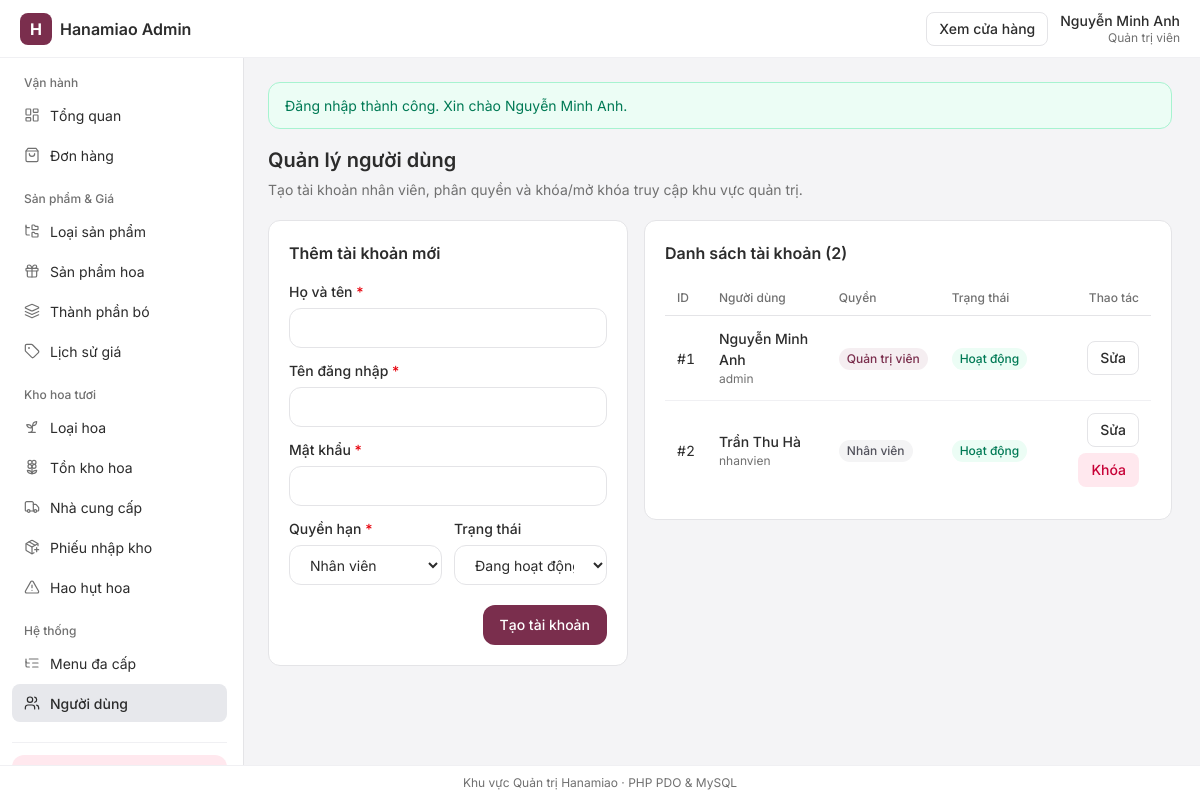
The page /admin/index.php?page=users (signed in) on the database its author committed.
### tables this page shows
CREATE TABLE IF NOT EXISTS `NguoiDung` (
    `ID_ND` INT UNSIGNED NOT NULL AUTO_INCREMENT,
    `TenND` VARCHAR(120) NOT NULL,
    `TenDangNhap` VARCHAR(60) NOT NULL,
    `MatKhau` VARCHAR(255) NOT NULL,
    `Quyen` VARCHAR(30) NOT NULL DEFAULT 'nhanvien',
    `TrangThai` TINYINT(1) NOT NULL DEFAULT 1,
    PRIMARY KEY (`ID_ND`),
    UNIQUE KEY `uq_nguoidung_tendangnhap` (`TenDangNhap`),
    KEY `idx_nguoidung_quyen` (`Quyen`, `TrangThai`)
);

### functions/helpers.php (called while the page is built, shortened)
<?php
function h(mixed $value): string
{
    return htmlspecialchars((string)($value ?? ''), ENT_QUOTES, 'UTF-8');
}

### config/auth.php (called while the page is built, shortened)
<?php
function getCurrentAdmin(): ?array
{
    return isset($_SESSION['admin_user']) && is_array($_SESSION['admin_user'])
        ? $_SESSION['admin_user']
        : null;
}

### admin/pages/users.php (the view, shortened to what this page needs)
<?php
$users = [];
$editUser = null;
if ($pdo instanceof PDO) {
    try {
        $users = $pdo->query(
            'SELECT ID_ND, TenND, TenDangNhap, Quyen, TrangThai FROM NguoiDung ORDER BY ID_ND ASC'
        )->fetchAll();
    } catch (PDOException $exception) {
        error_log('[Hanamiao Admin Users] ' . $exception->getMessage());
        $dbError = 'Không thể tải danh sách người dùng.';
    }
}
?>
<div class="admin-page-head">
    <div>
        <h1 class="admin-page-title">Quản lý người dùng</h1>
        <p class="admin-page-subtitle">Tạo tài khoản nhân viên, phân quyền và khóa/mở khóa truy cập khu vực quản trị.</p>
    </div>
</div>
<div class="admin-split-grid">
    <section class="admin-card">
        <div class="admin-card-head">
            <h2 class="admin-card-title"><?php echo $editUser ? 'Cập nhật tài khoản #' . (int)$editUser['ID_ND'] : 'Thêm tài khoản mới'; ?></h2>
        </div>
        <form action="actions/user_save.php" method="post" class="admin-form">
            <div class="admin-field">
                <label for="ten_nd" class="admin-label">Họ và tên <span class="required-mark">*</span></label>
                <input id="ten_nd" name="ten_nd" type="text" class="admin-input" maxlength="120" value="<?php echo h($editUser['TenND'] ?? ''); ?>" required>
            </div>
            <div class="admin-field">
                <label for="ten_dang_nhap" class="admin-label">Tên đăng nhập <span class="required-mark">*</span></label>
                <input id="ten_dang_nhap" name="ten_dang_nhap" type="text" class="admin-input" maxlength="60" value="<?php echo h($editUser['TenDangNhap'] ?? ''); ?>" required>
            </div>
            <div class="admin-field">
                <label for="mat_khau" class="admin-label">
                    Mật khẩu <?php echo $editUser ? '(để trống nếu giữ nguyên)' : '<span class="required-mark">*</span>'; ?>
                </label>
                <input id="mat_khau" name="mat_khau" type="password" class="admin-input" minlength="6" <?php echo $editUser ? '' : 'required'; ?>>
            </div>
            <div class="admin-form-row">
                <div class="admin-field">
                    <label for="quyen" class="admin-label">Quyền hạn <span class="required-mark">*</span></label>
                    <?php $selRole = (string)($editUser['Quyen'] ?? 'nhanvien'); ?>
                    <select id="quyen" name="quyen" class="admin-input">
                        <option value="nhanvien"<?php echo $selRole === 'nhanvien' ? ' selected' : ''; ?>>Nhân viên</option>
                    </select>
                </div>
                <div class="admin-field">
                    <label for="trang_thai" class="admin-label">Trạng thái</label>
                    <?php $selStatus = (int)($editUser['TrangThai'] ?? 1); ?>
                    <select id="trang_thai" name="trang_thai" class="admin-input">
                        <option value="1"<?php echo $selStatus === 1 ? ' selected' : ''; ?>>Đang hoạt động</option>
                    </select>
                </div>
            </div>
            <div class="admin-form-actions">
                <button type="submit" class="admin-btn admin-btn-primary">
                    <?php echo $editUser ? 'Lưu thay đổi' : 'Tạo tài khoản'; ?>
                </button>
            </div>
        </form>
    </section>
    <section class="admin-card">
        <div class="admin-card-head">
            <h2 class="admin-card-title">Danh sách tài khoản (<?php echo count($users); ?>)</h2>
        </div>
        <?php if (count($users) === 0): ?>
            <div class="admin-empty-inline"><p class="admin-muted">Chưa có tài khoản nào.</p></div>
        <?php else: ?>
            <div class="admin-table-wrap">
                <table class="admin-table">
                    <thead>
                        <tr>
                            <th>ID</th>
                            <th>Người dùng</th>
                            <th>Quyền</th>
                            <th>Trạng thái</th>
                            <th class="text-right">Thao tác</th>
                        </tr>
                    </thead>
                    <tbody>
                        <?php foreach ($users as $u): ?>
                            <?php
                            $uid = (int)$u['ID_ND'];
                            $isSelf = $uid === (int)$currentAdmin['ID_ND'];
                            $active = (int)$u['TrangThai'] === 1;
                            ?>
                            <tr>
                                <td class="tabular-nums">#<?php echo $uid; ?></td>
                                <td>
                                    <div class="cell-primary"><?php echo h($u['TenND']); ?></div>
                                    <div class="cell-sub"><?php echo h($u['TenDangNhap']); ?></div>
                                </td>
                                <td>
                                    <span class="admin-badge <?php echo $u['Quyen'] === 'admin' ? 'badge-primary' : 'badge-neutral'; ?>">
                                        <?php echo $u['Quyen'] === 'admin' ? 'Quản trị viên' : 'Nhân viên'; ?>
                                    </span>
                                </td>
                                <td>
                                    <span class="admin-badge <?php echo $active ? 'badge-success' : 'badge-error'; ?>">
                                        <?php echo $active ? 'Hoạt động' : 'Đã khóa'; ?>
                                    </span>
                                </td>
                                <td class="text-right">
                                    <div class="admin-row-actions">
                                        <a class="admin-btn admin-btn-outline admin-btn-sm" href="index.php?page=users&amp;edit=<?php echo $uid; ?>">Sửa</a>
                                        <?php if (!$isSelf): ?>
                                            <form action="actions/user_save.php" method="post" data-confirm="Xác nhận thay đổi trạng thái tài khoản này?">
                                                <button type="submit" class="admin-btn <?php echo $active ? 'admin-btn-danger' : 'admin-btn-outline'; ?> admin-btn-sm">
                                                    <?php echo $active ? 'Khóa' : 'Mở khóa'; ?>
                                                </button>
                                            </form>
                                        <?php endif; ?>
                                    </div>
                                </td>
                            </tr>
                        <?php endforeach; ?>
                    </tbody>
                </table>
            </div>
        <?php endif; ?>
    </section>
</div>

### css/tokens.css (style rules this page uses)
:root { color-scheme: light; --app-font: "Inter", ui-sans-serif, system-ui, -apple-system, "Segoe UI", Roboto, sans-serif; --primary: #7a2e4d; --primary-hover: #63233d; --primary-foreground: #ffffff; --primary-light: rgba(122, 46, 77, 0.08); --background: #f4f4f6; --surface: #ffffff; --surface-overlay: #ffffff; --foreground: #2c2c2c; --muted: #707070; --border: #f0f0f3; --border-strong: #e4e4e7; --border-focus: var(--primary); --ring-focus: rgba(122, 46, 77, 0.12); --item-hover: #f4f4f6; --surface-hover: #f8f8fa; --background-hover: #e7e7ea; --secondary: #e7e8ec; --secondary-hover: #dbdce2; --button-hover-surface: #f1f1f3; --button-hover-page: #e4e4e7; --button-hover: var(--button-hover-surface); --elevation-popover: 0 10px 15px -3px rgb(0 0 0 / 0.1), 0 4px 6px -4px rgb(0 0 0 / 0.1); --elevation-modal: 0 20px 25px -5px rgb(0 0 0 / 0.1), 0 8px 10px -6px rgb(0 0 0 / 0.1); --danger: #c70036; --danger-bg: rgb(255 32 86 / 0.1); --danger-bg-hover: rgb(255 32 86 / 0.15); --error: #fb2c36; --error-ring: rgb(251 44 54 / 0.1); --error-text: #e7000b; --error-bg: #fef2f2; --error-border: #ffc9c9; --error-strong: #c10007; --success-bg: #ecfdf5; --success: #007a55; --warning-bg: #fffbeb; --warning: #bb4d00; --neutral-bg: #f4f4f5; --neutral: #52525c; --text-xs: 0.75rem; --text-sm: 0.875rem; --text-base: 1rem; --text-lg: 1.125rem; --text-xl: 1.25rem; --text-2xl: 1.5rem; --text-3xl: 1.875rem; --space-1: 4px; --space-2: 8px; --space-3: 12px; --space-4: 16px; --space-5: 20px; --space-6: 24px; --space-8: 32px; --space-10: 40px; --radius-sm: 8px; --radius-md: 10px; --radius-lg: 12px; --radius-full: 9999px; --transition-fast: 150ms cubic-bezier(0.22, 1, 0.36, 1); --transition-base: 220ms cubic-bezier(0.22, 1, 0.36, 1); }
*, *::before, *::after { box-sizing: border-box; }
body { margin: 0; font-family: var(--app-font); font-size: var(--text-sm); line-height: 1.5; color: var(--foreground); background-color: var(--background); -webkit-font-smoothing: antialiased; -moz-osx-font-smoothing: grayscale; }
.tabular-nums { font-variant-numeric: tabular-nums; }
* { --scrollbar-thumb: transparent; }

### rows shown on the page
nguoidung: ID_ND "1", TenND "Nguyễn Minh Anh", TenDangNhap "admin", Quyen "Quản trị viên", TrangThai "Hoạt động"
nguoidung: ID_ND "2", TenND "Trần Thu Hà", TenDangNhap "nhanvien", Quyen "Nhân viên", TrangThai "Hoạt động"

### other values the page prints
$adminName "Nguyễn Minh Anh"
$adminRoleLabel "Quản trị viên"
$groupName "Vận hành"
$item['label'] "Tổng quan"
$item['label'] "Đơn hàng"
$groupName "Sản phẩm & Giá"
$item['label'] "Loại sản phẩm"
$item['label'] "Sản phẩm hoa"
$item['label'] "Thành phần bó"
$item['label'] "Lịch sử giá"
$groupName "Kho hoa tươi"
$item['label'] "Loại hoa"
$item['label'] "Tồn kho hoa"
$item['label'] "Nhà cung cấp"
$item['label'] "Phiếu nhập kho"
